Frame 1 (no input): blank canvas, image omitted
Frame 60 (no input): blank canvas, image omitted
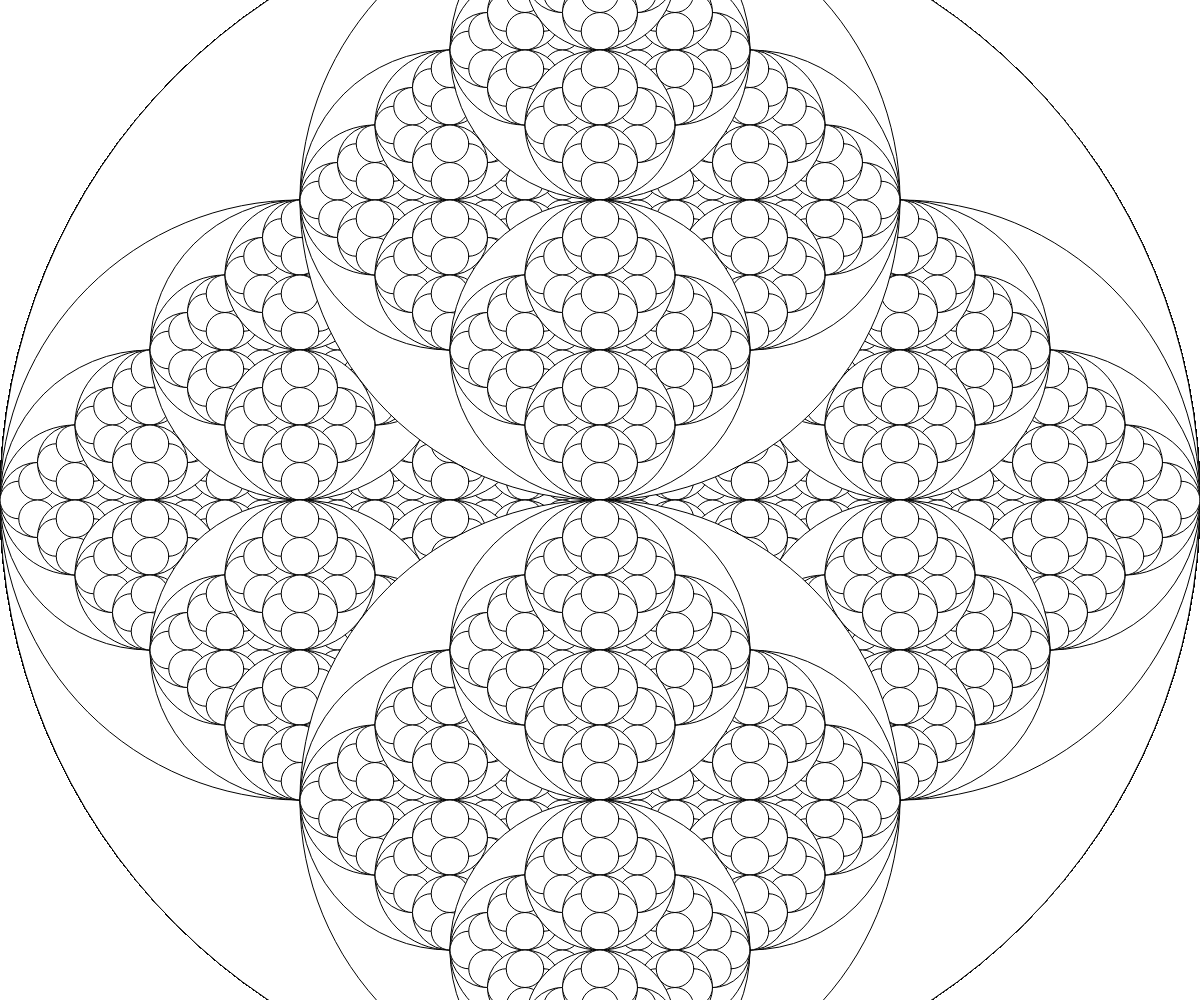
Frame 120 (the mouse pressed at the canvas centre since frame 60)

The p5.js sketch whose frames 1 and 60 were blank and that drew this single picture after the mouse press (run headless with seeded random() and noise() and a simulated clock; from frame 60 on, the mouse is pressed at the canvas centre):

// p5.js sketch
// ── sketch.js
// Project Title
// Your Name
// Date
//
// Extra for Experts:
// - describe what you did to take this project "above and beyond"


function setup() {
  createCanvas(windowWidth, windowHeight);
}

function draw() {
  recursiveCircle(mouseX, mouseY, mouseX);
}

function recursiveCircle(x , y, radius){
  circle(x, y, radius*2);

  if(radius > 30){
    recursiveCircle(x - radius/2, y, radius/2);
    recursiveCircle(x + radius/2, y, radius/2);
    recursiveCircle(x , y - radius/2, radius/2);
    recursiveCircle(x , y + radius/2, radius/2);
  }

}
